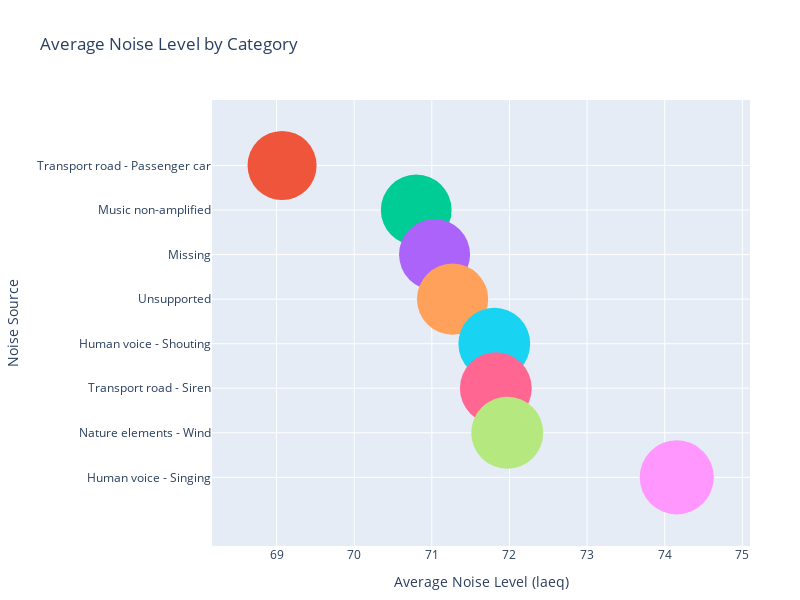

Notebook source saved alongside this figure:
### Code cell
# Create line trace
line_trace = go.Scatter(
    x=[0],
    y=[],
    mode='lines',
    line=dict(color='red', width=1),
    showlegend=False
)

# Create circle marker traces
circle_marker_traces = []
for i in range(len(data_noise)):
    circle_trace = go.Scatter(
        x=[data_noise['laeq'].iloc[i]],
        y=[data_noise['noise_event_laeq_primary_detected_class'].iloc[i]],
        mode='markers',
        marker=dict(
            size=data_noise['laeq'].iloc[i],
            sizemode='diameter',
            sizeref=0.2,
            sizemin=3,
        ),
        showlegend=False
    )
    circle_marker_traces.append(circle_trace)

# Combine line trace and circle marker traces
data = [line_trace] + circle_marker_traces

# Create layout
layout = go.Layout(
    title='Average Noise Level by Category',
    xaxis=dict(title='Average Noise Level (laeq)'),
    yaxis=dict(title='Noise Source', autorange='reversed'),
    height=600,
    width=800,
    margin=dict(l=100, r=50, t=100, b=50),
)

# Create figure
fig = go.Figure(data=data, layout=layout)

# Display the graph
fig.show()

### Figure 1 — Plotly figure (JSON) as saved in the notebook; plotly's stock layout.template omitted (floating-point values rounded to 4 significant figures)
{"data": [{"line": {"color": "red", "width": 1}, "mode": "lines", "showlegend": false, "type": "scatter", "x": [0], "y": []}, {"marker": {"size": 69.07, "sizemin": 3, "sizemode": "diameter", "sizeref": 0.2}, "mode": "markers", "showlegend": false, "type": "scatter", "x": [69.07], "y": ["Transport road - Passenger car"]}, {"marker": {"size": 70.8, "sizemin": 3, "sizemode": "diameter", "sizeref": 0.2}, "mode": "markers", "showlegend": false, "type": "scatter", "x": [70.8], "y": ["Music non-amplified"]}, {"marker": {"size": 71.04, "sizemin": 3, "sizemode": "diameter", "sizeref": 0.2}, "mode": "markers", "showlegend": false, "type": "scatter", "x": [71.04], "y": ["Missing"]}, {"marker": {"size": 71.27, "sizemin": 3, "sizemode": "diameter", "sizeref": 0.2}, "mode": "markers", "showlegend": false, "type": "scatter", "x": [71.27], "y": ["Unsupported"]}, {"marker": {"size": 71.8, "sizemin": 3, "sizemode": "diameter", "sizeref": 0.2}, "mode": "markers", "showlegend": false, "type": "scatter", "x": [71.8], "y": ["Human voice - Shouting"]}, {"marker": {"size": 71.82, "sizemin": 3, "sizemode": "diameter", "sizeref": 0.2}, "mode": "markers", "showlegend": false, "type": "scatter", "x": [71.82], "y": ["Transport road - Siren"]}, {"marker": {"size": 71.97, "sizemin": 3, "sizemode": "diameter", "sizeref": 0.2}, "mode": "markers", "showlegend": false, "type": "scatter", "x": [71.97], "y": ["Nature elements - Wind"]}, {"marker": {"size": 74.15, "sizemin": 3, "sizemode": "diameter", "sizeref": 0.2}, "mode": "markers", "showlegend": false, "type": "scatter", "x": [74.15], "y": ["Human voice - Singing"]}], "layout": {"height": 600, "margin": {"b": 50, "l": 100, "r": 50, "t": 100}, "title": {"text": "Average Noise Level by Category"}, "width": 800, "xaxis": {"title": {"text": "Average Noise Level (laeq)"}}, "yaxis": {"autorange": "reversed", "title": {"text": "Noise Source"}}}}
